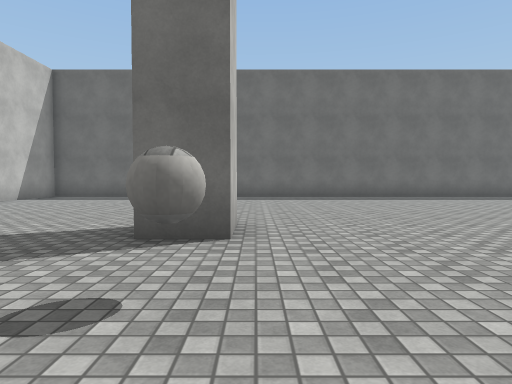
View 1 (above)

19 first-person views from a walk through a 3-D level made in the Unity game engine. The camera is 1.2 m above the floor, tilts 2° down and sees 75° across. The floor is counted in squares, 2 m on a side. Each view is taken from the middle of a square. On the plan, view 1 faces up. The plan holds only what a view shows up to about 10 squares ahead; the rest is blank. The place goes on beyond the plan. The player character is not drawn. Surface patterns are stand-ins for the level's own textures.

View 2
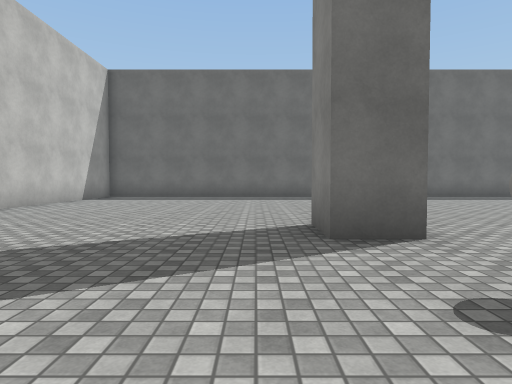

View 3
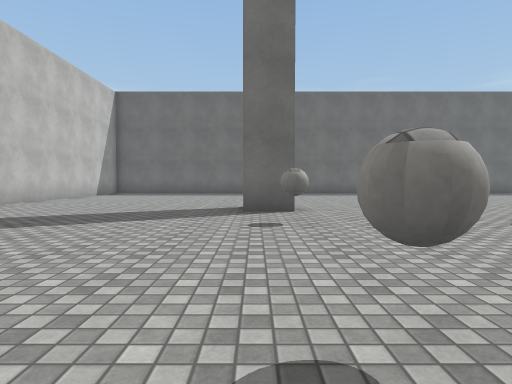

View 4
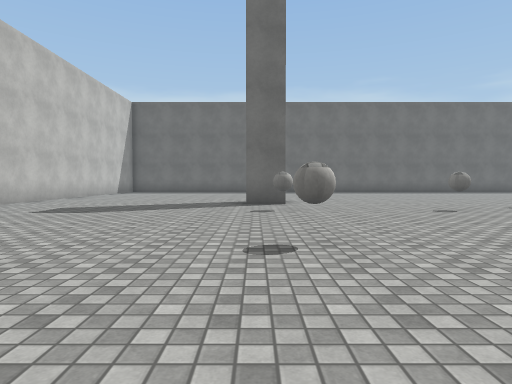

View 5
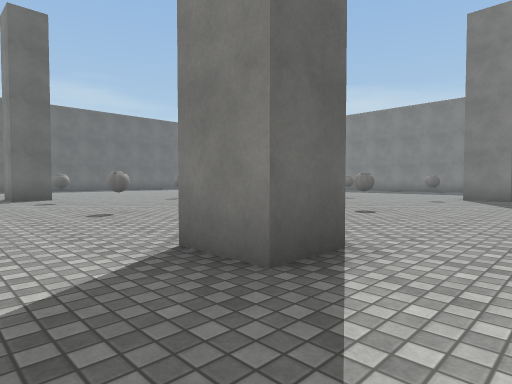

View 6
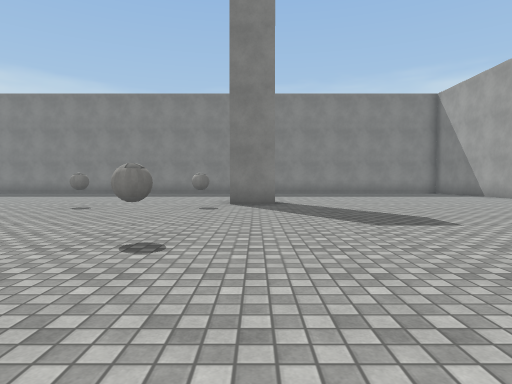

View 7
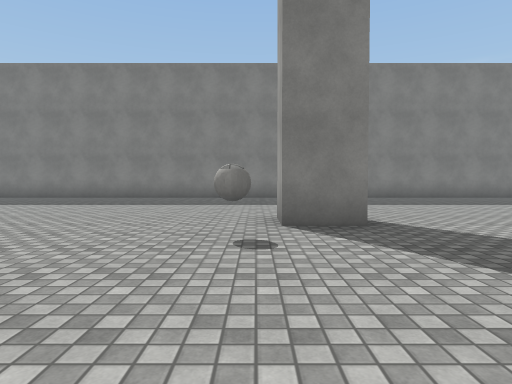

View 8
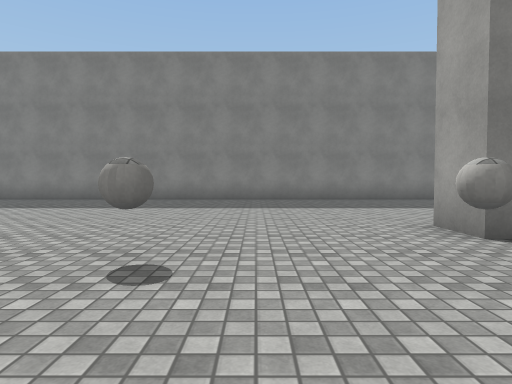

View 9
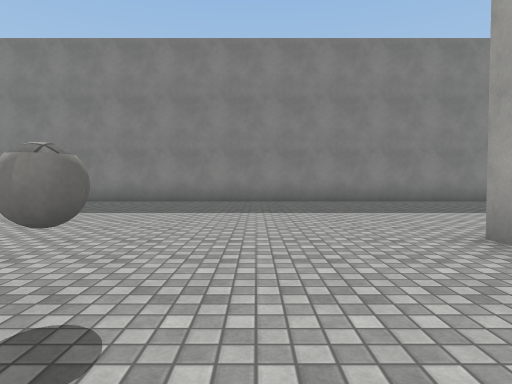

View 10
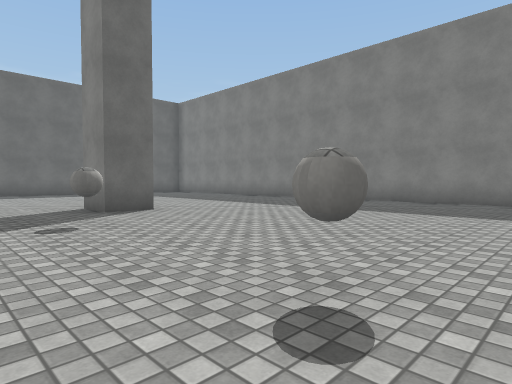

View 11
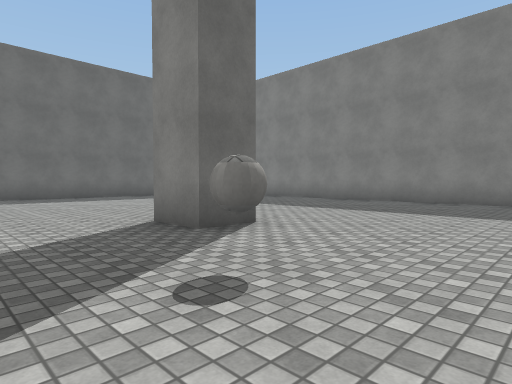

View 12
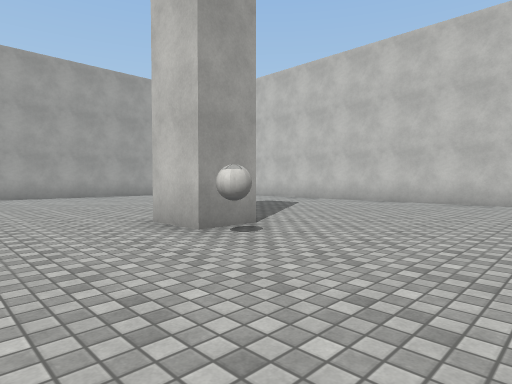

View 13
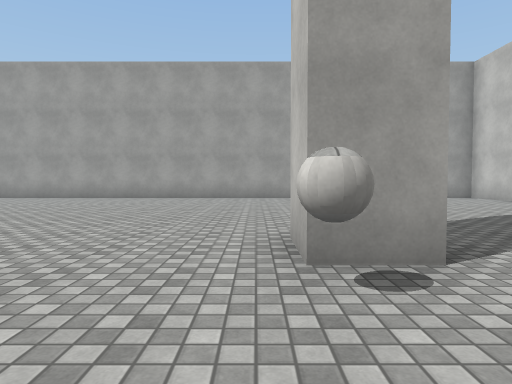

View 14
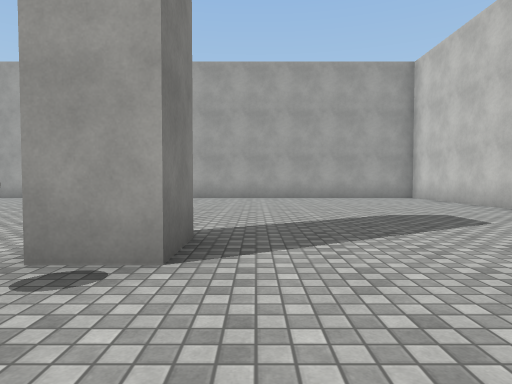

View 15
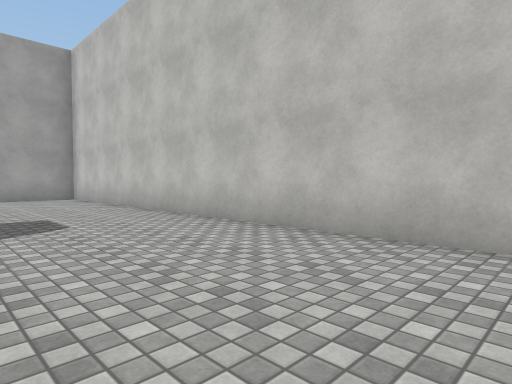

View 16
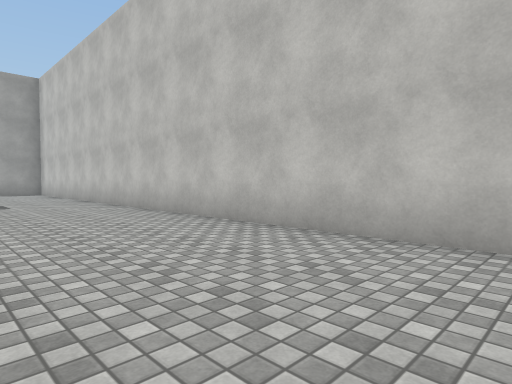

View 17
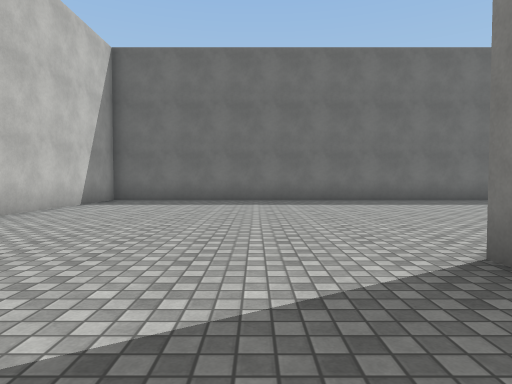

View 18
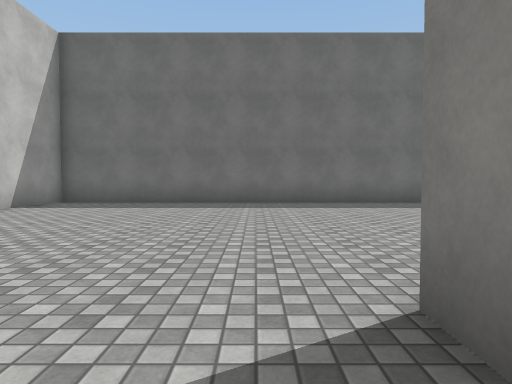

View 19
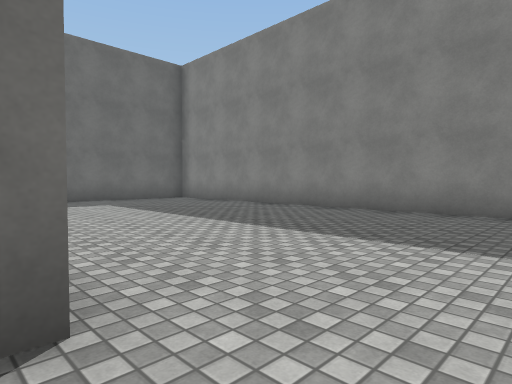

### Floor plan
Points are (right, up) in squares from view 1. A wall is a line through its corners. A room is listed if a view was taken in it or the views show most of it. See-through windows are left out.
Room 1 (views 1, 2, 3, 4, 5, 6, 7, 8, 9, 10, 11, 12, 13, 14, 15, 16, 17, 18, 19)
walls: (-0.4, -5.3) (-0.4, -6.5) (-1.2, -6.5) (-1.2, -5.3) (-0.4, -5.3); (-0.4, 4.5) (-0.4, 3.4) (-1.2, 3.4) (-1.2, 4.6); (8.4, -6.5) (8.4, -5.3) (9.5, -5.3); (9.5, 3.4) (8.4, 3.4) (8.4, 4.6); (-7.3, 0.6) (-7.3, -13.9); (2.6, 12.1) (-7.3, 12.1) (-7.3, 3.1); (8.1, 12.1) (7.5, 12.1); (15.5, -9.6) (15.5, 9.8); (13.1, 12.1) (11.8, 12.1); (-6.9, -14.3) (-5.5, -14.3)
objects: other object (0, -5); other object (0, -2); other object (0, 2); other object (3, -5); other object (3, 2); other object (8, -5); other object (8, -2); other object (8, 2)

Where each view was taken, in squares from view 1:
view 1: 0 up, 0 right, facing up
view 2: 0 up, 2 left, facing up
view 3: 3 down, 1 left, facing up
view 4: 5 down, 1 left, facing up
view 5: 8 down, 3 left, facing up-right
view 6: 6 down, 0 right, facing right
view 7: 5 down, 4 right, facing right
view 8: 3 down, 5 right, facing right
view 9: 3 down, 6 right, facing right
view 10: 3 down, 6 right, facing up-right
view 11: 0 up, 6 right, facing up-right
view 12: 2 down, 2 right, facing down-left
view 13: 3 down, 0 right, facing down
view 14: 3 down, 2 left, facing down
view 15: 3 down, 4 left, facing down-left
view 16: 1 up, 4 left, facing down-left
view 17: 2 up, 3 left, facing up
view 18: 3 up, 2 left, facing up
view 19: 2 up, 9 right, facing up-right
